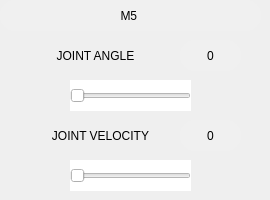
      <widget class="QWidget" name="M5Page">
       <widget class="QPushButton" name="M5AngleMinus">
        <property name="geometry">
         <rect>
          <x>20</x>
          <y>80</y>
          <width>41</width>
          <height>31</height>
         </rect>
        </property>
        <property name="styleSheet">
         <string notr="true">background-color: rgb(255, 255, 255);</string>
        </property>
        <property name="text">
         <string/>
        </property>
        <property name="icon">
         <iconset>
          <normaloff>C:/Users/asadr/Downloads/icons8-minus-50.png</normaloff>C:/Users/asadr/Downloads/icons8-minus-50.png</iconset>
        </property>
        <property name="iconSize">
         <size>
          <width>25</width>
          <height>28</height>
         </size>
        </property>
        <property name="flat">
         <bool>true</bool>
        </property>
       </widget>
       <widget class="QPushButton" name="M5AnglePlus">
        <property name="geometry">
         <rect>
          <x>200</x>
          <y>80</y>
          <width>41</width>
          <height>31</height>
         </rect>
        </property>
        <property name="styleSheet">
         <string notr="true">background-color: rgb(255, 255, 255);</string>
        </property>
        <property name="text">
         <string/>
        </property>
        <property name="icon">
         <iconset>
          <normaloff>C:/Users/asadr/Downloads/icons8-plus-50 (1).png</normaloff>C:/Users/asadr/Downloads/icons8-plus-50 (1).png</iconset>
        </property>
        <property name="iconSize">
         <size>
          <width>25</width>
          <height>28</height>
         </size>
        </property>
        <property name="flat">
         <bool>true</bool>
        </property>
       </widget>
       <widget class="QSlider" name="M5VelocitySlider">
        <property name="geometry">
         <rect>
          <x>70</x>
          <y>160</y>
          <width>121</width>
          <height>31</height>
         </rect>
        </property>
        <property name="styleSheet">
         <string notr="true">background-color: rgb(255, 255, 255);</string>
        </property>
        <property name="orientation">
         <enum>Qt::Horizontal</enum>
        </property>
       </widget>
       <widget class="QPushButton" name="pushButton_116">
        <property name="geometry">
         <rect>
          <x>30</x>
          <y>40</y>
          <width>121</width>
          <height>31</height>
         </rect>
        </property>
        <property name="styleSheet">
         <string notr="true">background-color: rgb(255, 255, 255);
font: 63 10pt &quot;Yu Gothic UI Semibold&quot;;</string>
        </property>
        <property name="text">
         <string>   JOINT ANGLE</string>
        </property>
        <property name="icon">
         <iconset>
          <normaloff>C:/Users/asadr/Downloads/icons8-data-setting-50 (1).png</normaloff>C:/Users/asadr/Downloads/icons8-data-setting-50 (1).png</iconset>
        </property>
        <property name="iconSize">
         <size>
          <width>20</width>
          <height>20</height>
         </size>
        </property>
        <property name="flat">
         <bool>true</bool>
        </property>
       </widget>
       <widget class="QPushButton" name="M5VelocityMinus">
        <property name="geometry">
         <rect>
          <x>20</x>
          <y>160</y>
          <width>41</width>
          <height>31</height>
         </rect>
        </property>
        <property name="styleSheet">
         <string notr="true">background-color: rgb(255, 255, 255);</string>
        </property>
        <property name="text">
         <string/>
        </property>
        <property name="icon">
         <iconset>
          <normaloff>C:/Users/asadr/Downloads/icons8-minus-50.png</normaloff>C:/Users/asadr/Downloads/icons8-minus-50.png</iconset>
        </property>
        <property name="iconSize">
         <size>
          <width>25</width>
          <height>28</height>
         </size>
        </property>
        <property name="flat">
         <bool>true</bool>
        </property>
       </widget>
       <widget class="QLabel" name="M5VelocityLabel">
        <property name="geometry">
         <rect>
          <x>180</x>
          <y>120</y>
          <width>61</width>
          <height>31</height>
         </rect>
        </property>
        <property name="styleSheet">
         <string notr="true">border-radius: 15px;
background-color: rgb(240, 240, 240);
font: 63 9pt &quot;Yu Gothic UI Semibold&quot;;</string>
        </property>
        <property name="text">
         <string>0</string>
        </property>
        <property name="alignment">
         <set>Qt::AlignCenter</set>
        </property>
       </widget>
       <widget class="QLabel" name="label_75">
        <property name="geometry">
         <rect>
          <x>0</x>
          <y>0</y>
          <width>261</width>
          <height>31</height>
         </rect>
        </property>
        <property name="styleSheet">
         <string notr="true">background-color: rgb(240, 240, 240);
border-radius: 15px;
font: 63 10pt &quot;Yu Gothic UI Semibold&quot;;</string>
        </property>
        <property name="text">
         <string>M5 </string>
        </property>
        <property name="alignment">
         <set>Qt::AlignCenter</set>
        </property>
       </widget>
       <widget class="QSlider" name="M5AngleSlider">
        <property name="geometry">
         <rect>
          <x>70</x>
          <y>80</y>
          <width>121</width>
          <height>31</height>
         </rect>
        </property>
        <property name="styleSheet">
         <string notr="true">background-color: rgb(255, 255, 255);</string>
        </property>
        <property name="orientation">
         <enum>Qt::Horizontal</enum>
        </property>
       </widget>
       <widget class="QPushButton" name="M5VelocityPlus">
        <property name="geometry">
         <rect>
          <x>200</x>
          <y>160</y>
          <width>41</width>
          <height>31</height>
         </rect>
        </property>
        <property name="styleSheet">
         <string notr="true">background-color: rgb(255, 255, 255);</string>
        </property>
        <property name="text">
         <string/>
        </property>
        <property name="icon">
         <iconset>
          <normaloff>C:/Users/asadr/Downloads/icons8-plus-50 (1).png</normaloff>C:/Users/asadr/Downloads/icons8-plus-50 (1).png</iconset>
        </property>
        <property name="iconSize">
         <size>
          <width>25</width>
          <height>28</height>
         </size>
        </property>
        <property name="flat">
         <bool>true</bool>
        </property>
       </widget>
       <widget class="QLabel" name="M5AngleLabel">
        <property name="geometry">
         <rect>
          <x>180</x>
          <y>40</y>
          <width>61</width>
          <height>31</height>
         </rect>
        </property>
        <property name="styleSheet">
         <string notr="true">border-radius: 15px;
background-color: rgb(240, 240, 240);
font: 63 9pt &quot;Yu Gothic UI Semibold&quot;;</string>
        </property>
        <property name="frameShape">
         <enum>QFrame::Box</enum>
        </property>
        <property name="text">
         <string>0</string>
        </property>
        <property name="alignment">
         <set>Qt::AlignCenter</set>
        </property>
       </widget>
       <widget class="QPushButton" name="pushButton_119">
        <property name="geometry">
         <rect>
          <x>20</x>
          <y>120</y>
          <width>151</width>
          <height>31</height>
         </rect>
        </property>
        <property name="styleSheet">
         <string notr="true">background-color: rgb(255, 255, 255);
font: 63 10pt &quot;Yu Gothic UI Semibold&quot;;</string>
        </property>
        <property name="text">
         <string>   JOINT VELOCITY</string>
        </property>
        <property name="icon">
         <iconset>
          <normaloff>C:/Users/asadr/Downloads/icons8-speedometer-64.png</normaloff>C:/Users/asadr/Downloads/icons8-speedometer-64.png</iconset>
        </property>
        <property name="iconSize">
         <size>
          <width>22</width>
          <height>22</height>
         </size>
        </property>
        <property name="flat">
         <bool>true</bool>
        </property>
       </widget>
      </widget>
